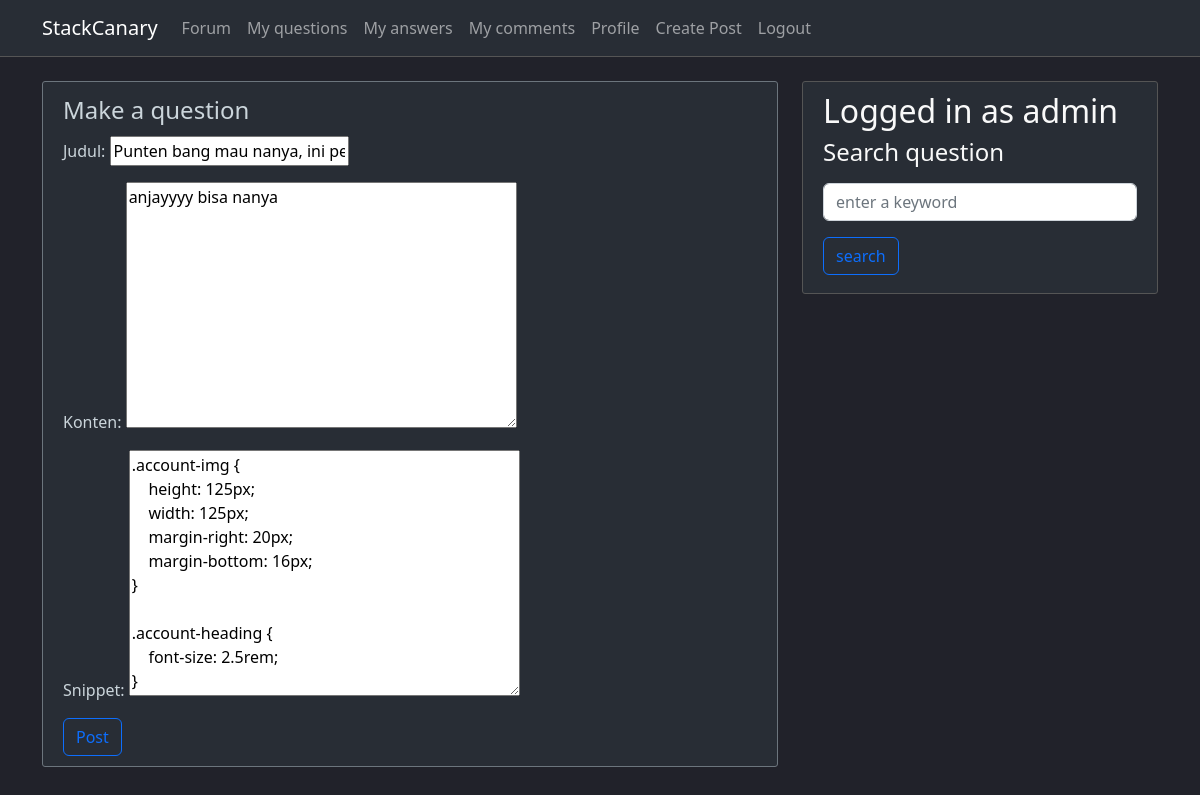
Before: /forum/questions/1/update/ (signed in) with the older database file.
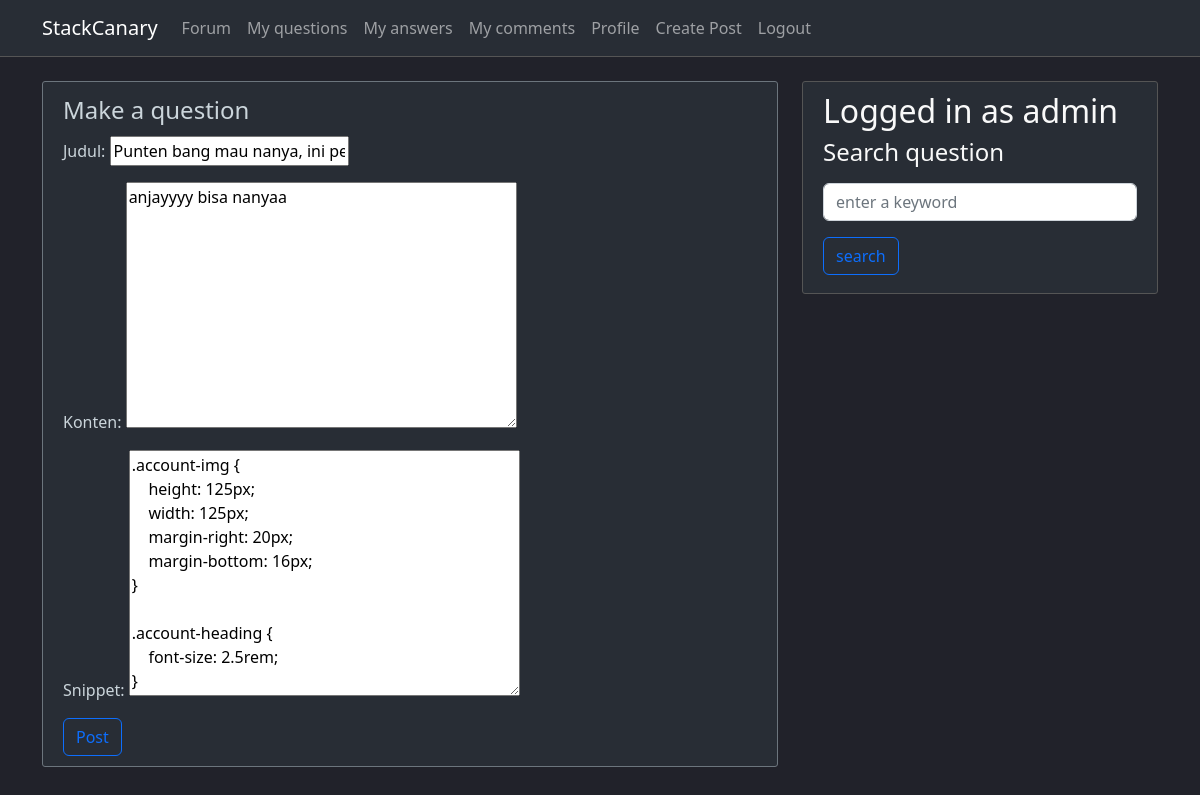
After: the same page with the newer database file.
### forum/models.py (models this page shows, shortened)
class Pertanyaan(models.Model):
    author = models.ForeignKey(User, on_delete=models.CASCADE)
    judul = models.CharField(max_length=256)
    konten = models.TextField()
    snippet = models.TextField(default=None, blank=True, null=True)
    waktu_upload = models.DateTimeField(default=timezone.now)

### forum/views.py (the view, shortened to what this page needs)
# urls.py: path('questions/<int:pk>/update/', QuestionUpdateView.as_view(), name='forum-question-update'),
class QuestionUpdateView(LoginRequiredMixin, UserPassesTestMixin, UpdateView):
    model = Pertanyaan
    fields = ['judul', 'konten', 'snippet']
    def test_func(self):
        question = self.get_object()
        if self.request.user == question.author:
            return True
        return False

### forum/templates/forum/pertanyaan_form.html (shortened to what this page needs)
{% extends "forum/base.html" %}
{% block content %}
    <div>
        <form class="content-section border-secondary" method="POST">
            <fieldset>
                <legend>Make a question</legend>
                {{ form.as_p }}
            </fieldset>
            <div>
                <button class="btn btn-outline-primary" type="submit">Post</button>
            </div>
        </form>
    </div>
{% endblock content %}

Changed rows visible on the page:
changed Pertanyaan "Punten bang mau nanya, ini pertanyaan 1": konten "anjayyyy bisa nanya" → "anjayyyy bisa nanyaa"
